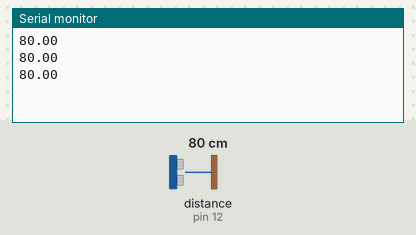
Bench run of a sketch on a simulated Arduino Uno, built with avr-gcc and run on an emulated ATmega328P. On the bench: the last lines printed to the serial monitor. The test bench sets the inputs (shaded band); at power-on: distance to the obstacle (sensor on pin 12) 80 cm. The echo pulse lasts 58.3 µs per cm.

Above: at 1.2 s.
1.3 s: distance to the obstacle (sensor on pin 12) set to 2 cm
At 1.9 s:
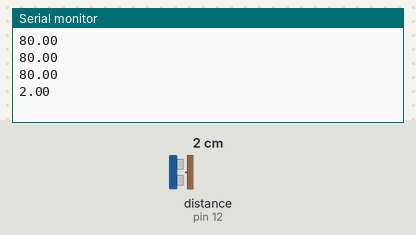
2.8 s: distance to the obstacle (sensor on pin 12) set to 4 cm
At 3.5 s:
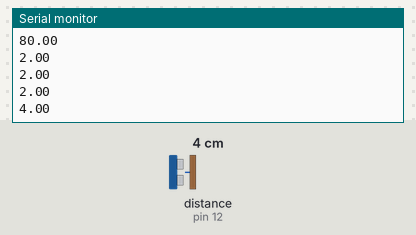
Timing chart, 0 to 5.8 s (numbered marks = the images above; inputs shaded):
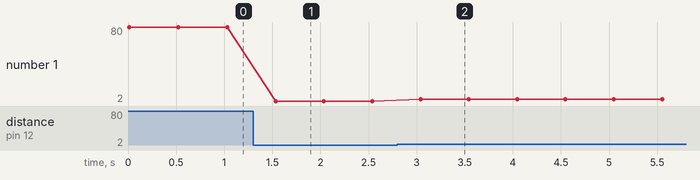

The sketch:

Sonar.ino
```cpp
#include <HCSR04.h>

UltraSonicDistanceSensor distanceSensor(13, 12);  //TRIG  //ECHO

void setup () {
    Serial.begin(9600);  // We initialize serial connection so that we could print values from sensor.
}

void loop () {
    int dist= distanceSensor.measureDistanceCm();
    Serial.println(distanceSensor.measureDistanceCm());
    delay(500);
}
```

Measured:
- after the input at 1.3 s, the serial monitor: prints a new line after 0.23 s (image 1)
- after the input at 2.8 s, the serial monitor: prints a new line after 0.24 s (image 2)
- plotted number 1: 80 → 2 after the input at 1.3 s, 2 → 4 after the input at 2.8 s
